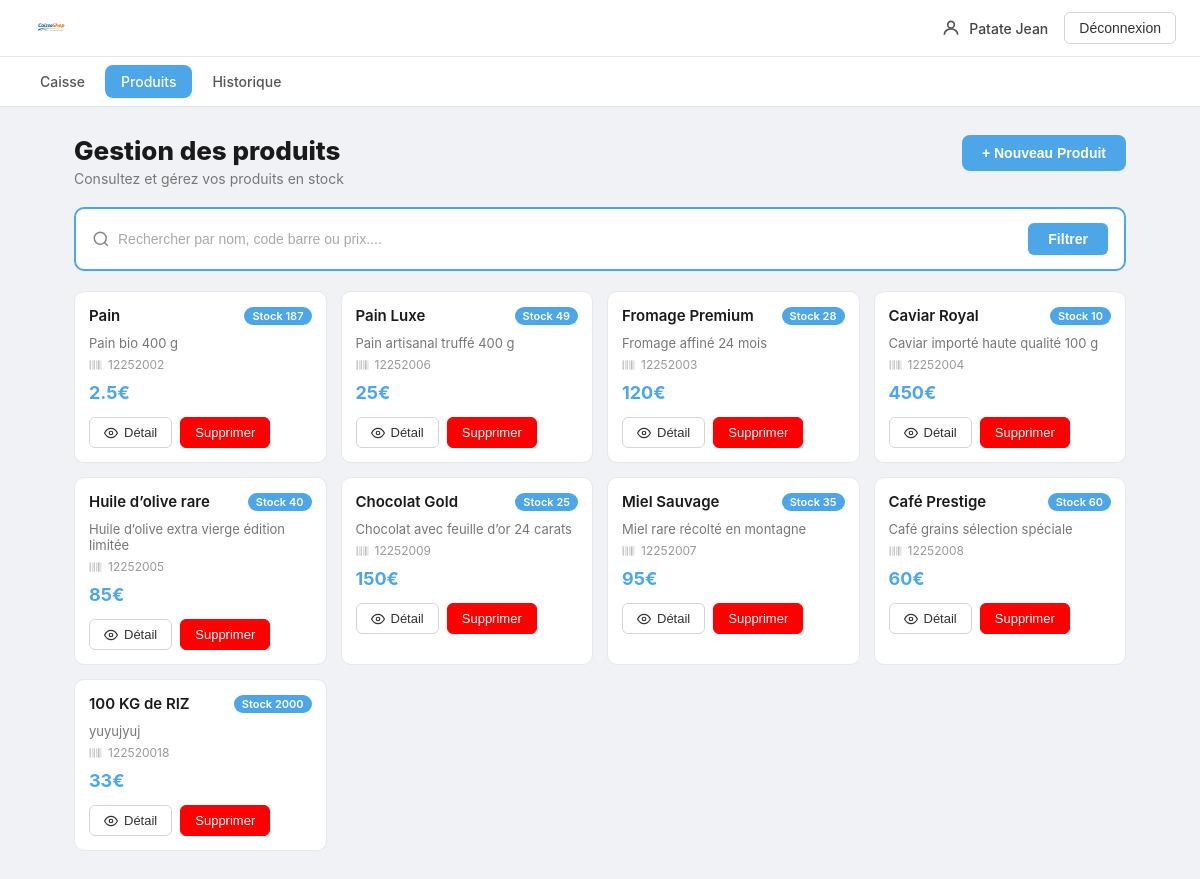
The app's page /frontoffice/produits.php (signed in) with its own data.
### tables this page shows
CREATE TABLE `produits` (
  `Id` int(11) NOT NULL,
  `NomProduit` varchar(20) NOT NULL,
  `Description` text NOT NULL,
  `Prix` double NOT NULL,
  `Stock` int(11) NOT NULL,
  `CodeBarres` varchar(50) NOT NULL
);

### frontoffice/select.php (called while the page is built, shortened)
<?php
require_once('../asset/connexionbdd.php');
$sql = "SELECT * FROM produits WHERE 1=1";
$params = [];
$stmt = $pdo->prepare($sql);
$stmt->execute($params);
$produits=$stmt->fetchall();
?>

### frontoffice/session.php (called while the page is built, shortened)
<?php
require_once(__DIR__ . '/select.php');
?>

### frontoffice/produits.php (the view, shortened to what this page needs)
<?php
require_once(__DIR__ . '/session.php');
require_once(__DIR__ . '/update.php');
require_once(__DIR__ . '/select.php');
?>
<!DOCTYPE html>
<html lang="fr">
<head>
    <link rel="stylesheet" href="../styles/style.css">
    <link rel="stylesheet" href="../styles/produits.css">
</head>
<body>
    <header class="header">
        <nav class="nav-top">
            <img class="logo" src="../image/logo1.png" alt="logo caisseshop">
            <div class="nav-top-droite">
                <div class="utilisateur">
                    <svg class="icone-user" xmlns="http://www.w3.org/2000/svg" viewBox="0 0 24 24" fill="none" stroke="currentColor" stroke-width="2">
                        <circle cx="12" cy="8" r="4"/>
                        <path d="M4 20c0-4 3.6-7 8-7s8 3 8 7"/>
                    </svg>
                    <p class="nom-utilisateur"><?php echo $_SESSION['LOG_USER'] ?></p>
                </div>
                <button class="bouton-deconnexion" onclick="window.location.href='logout.php'">
                    Déconnexion
                </button>
            </div>
        </nav>
        <nav class="nav-menu">
            <a class="nav-lien " href="index.php">
                Caisse
            </a>
            <a class="nav-lien actif" href="produits.php">
                Produits
            </a>
            <a class="nav-lien" href="historique.php">
                Historique
            </a>
        </nav>
    </header>
   <main>
        <div class="entete-produits">
            <div class="entete-produits-texte">
                <h1>Gestion des produits</h1>
                <p>Consultez et gérez vos produits en stock</p>
            </div>
            <button class="bouton-nouveau-produit" onclick="window.location.href='ajouterProduit.php'">+ Nouveau Produit</button>
        </div>
        <div class="bloc-recherche">
            <form class="form-recherche" action="produits.php" method="post">
                <div class="input-recherche-wrapper">
                    <svg class="icone-recherche" xmlns="http://www.w3.org/2000/svg" viewBox="0 0 24 24" fill="none" stroke="currentColor" stroke-width="2">
                        <circle cx="11" cy="11" r="8"/>
                        <line x1="21" y1="21" x2="16.65" y2="16.65"/>
                    </svg>
                     <?php if (!isset($_POST['motcle'])){ ?>
                        <input class="input-recherche" type="text" name="motcle" placeholder="Rechercher par nom, code barre ou prix....">
                    <?php }else{ ?>
                        <input class="input-recherche" type="text" name="motcle" placeholder="Rechercher par nom, code barre ou prix...." value="<?php echo  $_POST['motcle'] ?>">
                    <?php }?>
                </div>
                <button class="bouton-filtrer" type="submit">Filtrer</button>
            </form>
        </div>
        <div class="grille-produits-4">
            <?php for ($i=0; $i < count($produits); $i++) { ?>
                <article class="carte-produit">
                    <div class="carte-produit-entete">
                        <h3 class="produit-nom"><?php echo $produits[$i]['NomProduit'] ?></h3>
                        <span class="badge-stock">Stock <?php echo $produits[$i]['Stock'] ?></span>
                    </div>
                    <p class="produit-description"><?php echo $produits[$i]['Description'] ?></p>
                    <p class="produit-code">
                        <?php echo $produits[$i]['CodeBarres'] ?>
                    </p>
                    <h2 class="produit-prix"><?php echo $produits[$i]['Prix'] ?>€</h2>
                    <div class="action">
                        <form action="modifierProduit.php" method="post">
                            <button class="bouton-detail" type="submit">
                                <svg class="icone-oeil" xmlns="http://www.w3.org/2000/svg" viewBox="0 0 24 24" fill="none" stroke="currentColor" stroke-width="2">
                                    <path d="M1 12s4-8 11-8 11 8 11 8-4 8-11 8-11-8-11-8z"/>
                                    <circle cx="12" cy="12" r="3"/>
                                </svg>
                                Détail
                            </button>
                        </form>
                        <form action="comfirmationDeleteProduit.php" method="post">
                            <button class="bouton-delete">Supprimer</button>
                        </form>
                    </div>
                </article>
            <?php } ?>
        </div>
    </main>
</body>
</html>

### styles/style.css (style rules this page uses)
* { margin: 0; padding: 0; box-sizing: border-box; }
body { font-family: -apple-system, BlinkMacSystemFont, 'Segoe UI', sans-serif; background-color: #f0f2f5; color: #1a1a1a; font-size: 14px; }
.header { background-color: #ffffff; border-bottom: 1px solid #e0e0e0; position: sticky; top: 0; z-index: 100; }
.nav-top { display: flex; align-items: center; justify-content: space-between; padding: 10px 24px; border-bottom: 1px solid #e8e8e8; }
.logo { height: 36px; width: auto; }
.nav-top-droite { display: flex; align-items: center; gap: 16px; }
.utilisateur { display: flex; align-items: center; gap: 8px; color: #444; }
.icone-user { width: 20px; height: 20px; color: #555; }
.nom-utilisateur { font-size: 14px; font-weight: 500; }
.bouton-deconnexion { display: flex; align-items: center; gap: 6px; padding: 7px 14px; background-color: #ffffff; border: 1px solid #d0d5dd; border-radius: 6px; font-size: 14px; font-weight: 500; cursor: pointer; color: #333; transition: background-color 0.2s; }
.nav-menu { display: flex; align-items: center; gap: 4px; padding: 8px 24px; }
.nav-lien { display: flex; align-items: center; gap: 6px; padding: 8px 16px; text-decoration: none; color: #555; font-size: 14px; font-weight: 500; border-radius: 8px; transition: background-color 0.2s, color 0.2s; }
.nav-lien.actif { background-color: #4da6e8; color: #ffffff; }

### styles/produits.css (style rules this page uses)
main { max-width: 1100px; margin: 0 auto; padding: 28px 24px; display: flex; flex-direction: column; gap: 20px; }
.entete-produits { display: flex; align-items: flex-start; justify-content: space-between; }
.entete-produits-texte h1 { font-size: 26px; font-weight: 800; color: #1a1a1a; }
.entete-produits-texte p { font-size: 14px; color: #777; margin-top: 4px; }
.bouton-nouveau-produit { display: flex; align-items: center; gap: 6px; padding: 10px 20px; background-color: #4da6e8; color: #ffffff; border: none; border-radius: 8px; font-size: 14px; font-weight: 600; cursor: pointer; transition: background-color 0.2s; }
.bloc-recherche { background-color: #ffffff; border: 2px solid #4da6e8; border-radius: 10px; padding: 14px 16px; }
.form-recherche { display: flex; gap: 10px; align-items: center; }
.input-recherche-wrapper { display: flex; align-items: center; flex: 1; gap: 8px; }
.icone-recherche { width: 18px; height: 18px; color: #888; flex-shrink: 0; }
.input-recherche { flex: 1; border: none; outline: none; font-size: 14px; color: #333; background: transparent; }
.input-recherche::placeholder { color: #aaa; }
.bouton-filtrer { padding: 8px 20px; background-color: #4da6e8; color: #ffffff; border: none; border-radius: 6px; font-size: 14px; font-weight: 600; cursor: pointer; transition: background-color 0.2s; }
.grille-produits-4 { display: grid; grid-template-columns: repeat(4, 1fr); gap: 14px; }
.carte-produit { background-color: #ffffff; border: 1px solid #e8e8e8; border-radius: 10px; padding: 14px; display: flex; flex-direction: column; gap: 6px; cursor: pointer; transition: box-shadow 0.2s, border-color 0.2s; }
.carte-produit-entete { display: flex; align-items: center; justify-content: space-between; }
.produit-nom { font-size: 15px; font-weight: 600; color: #1a1a1a; }
.badge-stock { background-color: #4da6e8; color: #ffffff; font-size: 11px; font-weight: 600; padding: 2px 8px; border-radius: 20px; }
.produit-description { font-size: 13px; color: #777; margin-top: 4px; }
.produit-code { display: flex; align-items: center; gap: 5px; font-size: 12px; color: #999; }
.icone-code { width: 14px; height: 14px; color: #bbb; }
.produit-prix { font-size: 18px; font-weight: 700; color: #4da6e8; margin-top: 4px; }
.bouton-detail { display: flex; align-items: center; gap: 6px; margin-top: 8px; padding: 7px 14px; background-color: #ffffff; border: 1px solid #d0d5dd; border-radius: 6px; font-size: 13px; font-weight: 500; color: #333; cursor: pointer; transition: background-color 0.2s, border-color 0.2s, color 0.2s; align-self: flex-start; }
.icone-oeil { width: 14px; height: 14px; }
.action { display: flex; align-items: center; gap: 8px; }
.bouton-delete { display: flex; align-items: center; gap: 6px; margin-top: 8px; padding: 7px 14px; background-color: #ff0000; border: 1px solid #ff0000; border-radius: 6px; font-size: 13px; font-weight: 500; color: #ffffff; cursor: pointer; transition: background-color 0.2s, border-color 0.2s, color 0.2s; align-self: flex-start; }

### records on screen
produits: NomProduit "Pain", Stock "187", Description "Pain bio 400 g", CodeBarres "12252002", Prix "2.5"
produits: NomProduit "Pain Luxe", Stock "49", Description "Pain artisanal truffé 400 g", CodeBarres "12252006", Prix "25"
produits: NomProduit "Fromage Premium", Stock "28", Description "Fromage affiné 24 mois", CodeBarres "12252003", Prix "120"
produits: NomProduit "Caviar Royal", Stock "10", Description "Caviar importé haute qualité 100 g", CodeBarres "12252004", Prix "450"
produits: NomProduit "Huile d’olive rare", Stock "40", Description "Huile d’olive extra vierge édition limitée", CodeBarres "12252005", Prix "85"
produits: NomProduit "Chocolat Gold", Stock "25", Description "Chocolat avec feuille d’or 24 carats", CodeBarres "12252009", Prix "150"
produits: NomProduit "Miel Sauvage", Stock "35", Description "Miel rare récolté en montagne", CodeBarres "12252007", Prix "95"
produits: NomProduit "Café Prestige", Stock "60", Description "Café grains sélection spéciale", CodeBarres "12252008", Prix "60"
produits: NomProduit "100 KG de RIZ", Stock "2000", Description "yuyujyuj", CodeBarres "122520018", Prix "33"

### other values on screen
$_SESSION['LOG_USER'] "Patate Jean"
